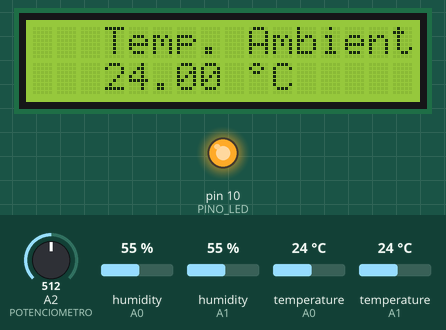
A sketch run on a simulated Arduino Uno, built with avr-gcc and run on an emulated ATmega328P. On the bench: 16×2 character LCD, output pins drawn as LEDs (lit = HIGH). The inputs (shaded band) are chosen by the test bench; at power-on: A2 (POTENCIOMETRO) = 512, temperature (sensors on A0, A1) 24 °C, humidity (sensors on A0, A1) 55 %.

Above: at 1.2 s.
1.3 s: A2 (POTENCIOMETRO) set to 539
At 1.95 s:
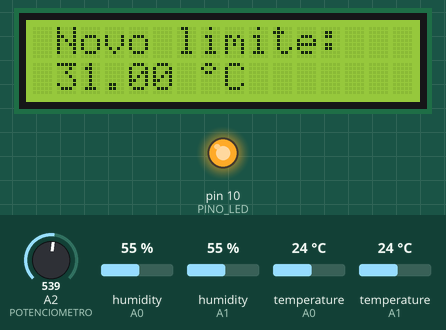
4.1 s: temperature (sensor on A0) set to 12 °C
At 9.89 s:
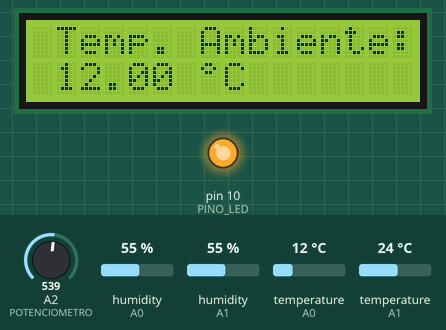
11.1 s: temperature (sensor on A1) set to 12 °C
At 17.39 s:
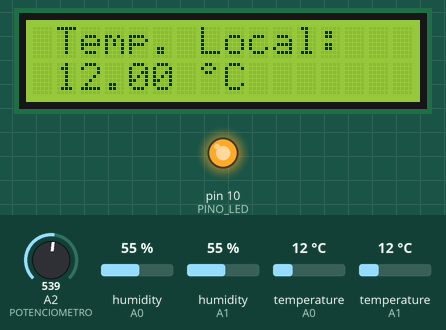
18.6 s: temperature (sensor on A0) set to 19 °C
At 24.88 s:
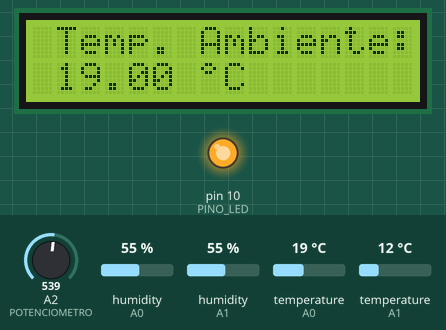
26.1 s: temperature (sensor on A1) set to 19 °C
At 32.38 s:
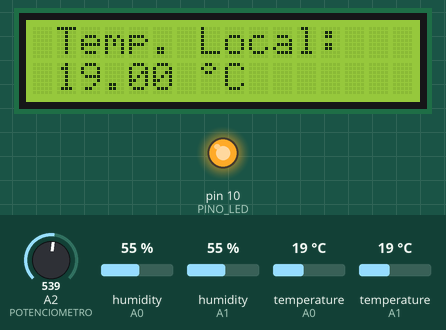
33.6 s: A2 (POTENCIOMETRO) set to 716
At 34.44 s:
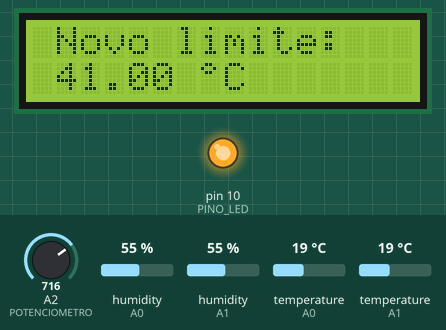
Timing chart, 0 to 36.4 s (numbered marks = the images above; inputs shaded):
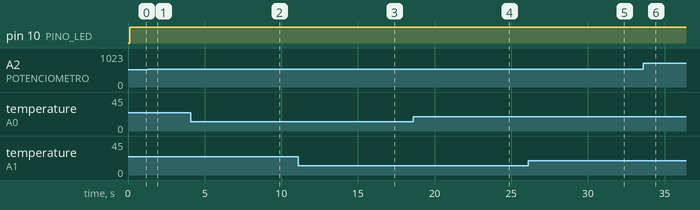

Measured:
- the behaviour switches between 528 and 529 on A2 (POTENCIOMETRO) (found by bisection; images 0 and 1)
- after the input at 1.3 s, the display: first changes after 0.14 s (image 1 shows a later state)
- after the input at 33.6 s, the display: first changes after 0.33 s (image 6 shows a later state)
- what the display in image 1 shows lasts 0.5 s, from 1.7 s to 2.2 s
- what the display in image 2 shows lasts 0.4 s, from 9.7 s to 10.1 s

The sketch:

Projeto_Estufa.ino
```cpp
#include "estufa.h"

void setup ()
{
    lcd.begin(16, 2);

    lcd.createChar(1, bolinha);
    pinMode(PINO_TEMP_LOCAL, INPUT);
    pinMode(PINO_TEMP_AMBIENTE, INPUT);
    pinMode(PINO_LED, OUTPUT);

    lim_anterior = map(analogRead(POTENCIOMETRO), 0, 1023, 0, 60);
}

void loop ()
{
    DHT1.read11(PINO_TEMP_LOCAL);
    DHT2.read11(PINO_TEMP_AMBIENTE);
    lcd.clear();

    if (posicao == 1) {
        temperatura = DHT1.temperature;
        temperatura >= 60 ? atuador = false : atuador = true;
    } else {
        temperatura = DHT2.temperature;
    }

    digitalWrite(PINO_LED, atuador);
    Serial.println(temperatura);
    lcd.setCursor(0, 0);
    mensagemAtual();

    lcd.setCursor(0, 1);
    lcd.print(temperatura);

    if (temperatura > -10) {
        lcd.setCursor(6, 1);
    } else {
        lcd.setCursor(7, 1);
    }

    lcd.write(byte(1));
    lcd.print("C");
    rolar("direita");

    delay(400);
}
```

estufa.h
```cpp
/**
*   @author Pedro Serer.
*/

#ifndef ESTUFA_H_INCLUDED
#define ESTUFA_H_INCLUDED

#ifndef LiquidCrystal_h
    #include <LiquidCrystal.h>
    LiquidCrystal lcd(2, 3, 4, 5, 6, 7);
#endif

#ifndef dht_h
    #include <dht.h>

    dht DHT1;
    dht DHT2;
#endif

/*###########################  PORTAS ANALÓGICAS E DIGITAIS ###########################*/

#define PINO_TEMP_AMBIENTE     A0
#define PINO_TEMP_LOCAL        A1
#define POTENCIOMETRO          A2
#define PINO_LED               10

/*###########################  CONSTANTES PARA O DISPLAY ###########################*/

const char* msg[] = {
  "Temp. Ambiente:",
  "Temp. Local:"
};

const byte bolinha[8] = {
  B01100,
  B10010,
  B01100,
  B00000,
  B00000,
  B00000,
  B00000,
};

/*###########################  FUNCOES PARA O DISPLAY ###########################*/

int numero_atual = 0, posicao = 0;
float temperatura = 0;
float lim_anterior;
float limite_temperatura;
char* mensagem_atual;
bool atuador = true;
bool passou = false;


/**
*   Método que alterna entre as mensagens do vetor 'msg'
*
*   @param void
*/

void mensagemAtual()
{
    if (posicao > 1) posicao = 0;

    mensagem_atual = (char*) msg[posicao];
    lcd.print(mensagem_atual);

    posicao += 1;
}

/**
*   Método que mostra o limite de temperatura
*
*   @param void
*/

void mostraTemperatura ()
{
    lcd.clear();
    lcd.setCursor(0, 0);
    lcd.print("Novo limite:");
    lcd.setCursor(0, 1);
    lcd.print(limite_temperatura);
    lcd.print(" ");
    lcd.write(byte(1));
    lcd.print("C");

    delay(280);
    passou = true;
}

/**
*   Função que faz scroll no Display:
*
*   @param char* | Ponteiro para o lado do scroll
*   @return void
*/

void rolar (char* lado)
{
    for (int i = 0; i < 16; i++) {
        if (lado == "esquerda") lcd.scrollDisplayLeft();
        if (lado == "direita") lcd.scrollDisplayRight();

        limite_temperatura = map(analogRead(POTENCIOMETRO), 0, 1023, 0, 60);

        if (lim_anterior == limite_temperatura && passou) {
            passou = false;
            return;
        }

        if (lim_anterior != limite_temperatura) {
            lim_anterior = limite_temperatura;
            mostraTemperatura();
            continue;
        }

        delay(440);
    }
}

#endif
```
